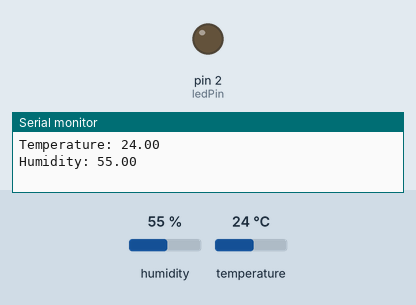
A sketch run on a simulated Arduino Uno, built with avr-gcc and run on an emulated ATmega328P. On the bench: output pins drawn as LEDs (lit = HIGH), the last lines printed to the serial monitor. The inputs (shaded band) are chosen by the test bench; at power-on: humidity 55 %, temperature 24 °C.

Above: at 0.1 s.
At 2.1 s:
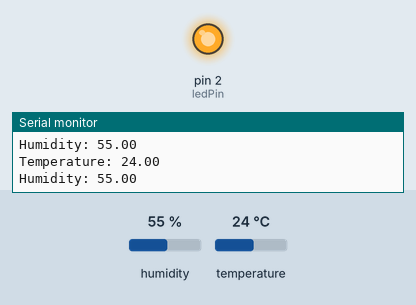
Timing chart, 0 to 3.6 s (numbered marks = the images above):
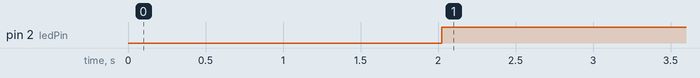

The sketch:

temperature_and_humidity_monitor.ino
```cpp
#include <DHT.h>

#define DHTPIN 13
#define DHTTYPE DHT11

DHT dht(DHTPIN, DHTTYPE);

const int ledPin = 2;

void setup() {
  Serial.begin(9600);
  dht.begin();
  pinMode(ledPin, OUTPUT);
}


void loop() {
  float temperature = dht.readTemperature();
  float humidity = dht.readHumidity();
  Serial.print("Temperature: ");
  Serial.println(temperature);
  Serial.print("Humidity: ");
  Serial.println(humidity);
  delay(2000);

  if (temperature >= 23) {
    digitalWrite(ledPin, HIGH);
  }
  else {
    digitalWrite(ledPin, LOW);
  }

  if (isnan(temperature) || isnan(humidity)) {
    Serial.println("Failed to read from DHT sensor!");
    return;
  }
}
```

Measured:
- by itself, pin 2 (ledPin): LOW → HIGH at 2.0 s
